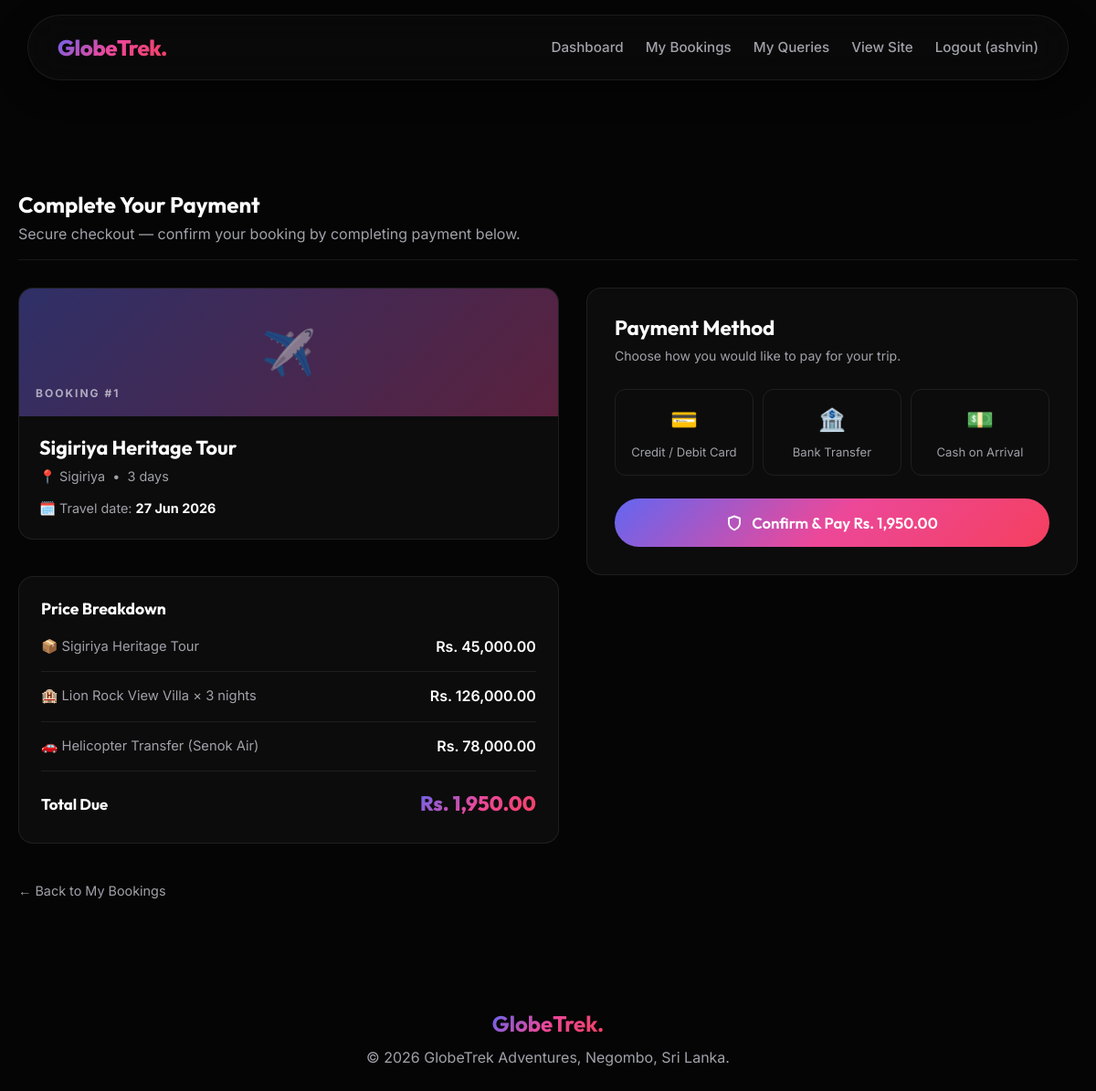
Page /cust_payment.php?booking_id=1 (signed in) on the committed database.
### tables this page shows
CREATE TABLE `bookings` (
  `booking_id` int(11) NOT NULL,
  `customer_id` int(11) NOT NULL,
  `package_id` int(11) NOT NULL,
  `accommodation_id` int(11) DEFAULT NULL,
  `transport_id` int(11) DEFAULT NULL,
  `travel_date` date NOT NULL,
  `customization_notes` text DEFAULT NULL,
  `status` enum('pending','confirmed','cancelled') DEFAULT 'pending',
  `total_price` decimal(10,2) NOT NULL,
  `booking_date` timestamp NOT NULL DEFAULT current_timestamp()
);

CREATE TABLE `packages` (
  `package_id` int(11) NOT NULL,
  `title` varchar(150) NOT NULL,
  `destination_id` int(11) NOT NULL,
  `description` text DEFAULT NULL,
  `price` decimal(10,2) NOT NULL,
  `duration_days` int(11) NOT NULL,
  `image` varchar(255) DEFAULT NULL,
  `created_by` int(11) DEFAULT NULL,
  `created_at` timestamp NOT NULL DEFAULT current_timestamp()
);

CREATE TABLE `destinations` (
  `destination_id` int(11) NOT NULL,
  `name` varchar(100) NOT NULL,
  `description` text DEFAULT NULL,
  `image` varchar(255) DEFAULT NULL,
  `created_by` int(11) DEFAULT NULL
);

CREATE TABLE `accommodations` (
  `accommodation_id` int(11) NOT NULL,
  `name` varchar(150) NOT NULL,
  `location` varchar(100) DEFAULT NULL,
  `price_per_night` decimal(10,2) NOT NULL,
  `type` varchar(50) DEFAULT NULL,
  `image` varchar(255) DEFAULT NULL,
  `created_by` int(11) DEFAULT NULL
);

CREATE TABLE `transport` (
  `transport_id` int(11) NOT NULL,
  `type` varchar(50) NOT NULL,
  `provider` varchar(100) DEFAULT NULL,
  `price` decimal(10,2) NOT NULL,
  `created_by` int(11) DEFAULT NULL
);

### cust_payment.php (the view, shortened to what this page needs)
<?php
require 'db.php';
require 'header.php';
$booking_id = isset($_GET['booking_id']) ? (int)$_GET['booking_id'] : 0;
$stmt = $pdo->prepare("
    SELECT b.*,
           p.title AS package_title, p.price AS package_price, p.duration_days, p.image AS package_image,
           d.name AS destination_name,
           a.name AS acc_name, a.type AS acc_type, a.price_per_night,
           t.type AS trans_type, t.provider AS trans_provider, t.price AS trans_price
    FROM bookings b
    JOIN packages p ON b.package_id = p.package_id
    JOIN destinations d ON p.destination_id = d.destination_id
    LEFT JOIN accommodations a ON b.accommodation_id = a.accommodation_id
    LEFT JOIN transport t ON b.transport_id = t.transport_id
    WHERE b.booking_id = ? AND b.customer_id = ?
");
$stmt->execute([$booking_id, $_SESSION['user_id']]);
$booking = $stmt->fetch(PDO::FETCH_ASSOC);
$payCheck = $pdo->prepare("SELECT * FROM payments WHERE booking_id = ? AND payment_status = 'completed'");
$payCheck->execute([$booking_id]);
$existingPayment = $payCheck->fetch(PDO::FETCH_ASSOC);
$packagePrice = (float)$booking['package_price'];
$accTotal     = $booking['price_per_night'] ? (float)$booking['price_per_night'] * (int)$booking['duration_days'] : 0;
$transTotal   = $booking['trans_price'] ? (float)$booking['trans_price'] : 0;
?>
<div class="section-header" style="margin-top: 40px; margin-bottom: 30px;">
    <div>
        <h2>Complete Your Payment</h2>
        <p style="color: var(--text-secondary); margin-top: 5px;">Secure checkout &mdash; confirm your booking by completing payment below.</p>
    </div>
</div>
<?php if ($existingPayment): ?>
    <div class="contact-message success" style="margin-bottom: 30px; font-size: 1rem; padding: 18px 20px;">
        ✅ This booking has already been paid. Your booking is confirmed!
        &nbsp;<a href="cust_bookings.php" style="font-weight: 700; color: #22c55e;">View My Bookings &rarr;</a>
    </div>
<?php else: ?>
<div style="display: grid; grid-template-columns: 1.1fr 1fr; gap: 30px; margin-bottom: 60px; align-items: start;">
    <div style="display: flex; flex-direction: column; gap: 20px;">
        <div class="card" style="padding: 0; overflow: hidden;">
            <div style="width:100%; height:140px; background: linear-gradient(135deg, rgba(99,102,241,0.4), rgba(236,72,153,0.35)); display:flex; align-items:center; justify-content:center; position:relative;">
                <span style="font-size: 3rem; opacity: 0.5;">✈️</span>
                <div style="position:absolute; bottom:14px; left:18px;">
                    <span style="font-size: 0.75rem; text-transform: uppercase; letter-spacing: 2px; color: rgba(255,255,255,0.6); font-weight: 700;">Booking #<?= $booking_id ?></span>
                </div>
            </div>
            <div style="padding: 22px;">
                <h3 style="font-size: 1.35rem; margin-bottom: 6px;"><?= htmlspecialchars($booking['package_title']) ?></h3>
                <p style="color: var(--text-secondary); font-size: 0.9rem; margin-bottom: 12px;">
                    📍 <?= htmlspecialchars($booking['destination_name']) ?> &nbsp;&bull;&nbsp; <?= (int)$booking['duration_days'] ?> days
                </p>
                <p style="font-size: 0.9rem; color: var(--text-secondary);">
                    🗓️ Travel date: <strong style="color: var(--text-primary);"><?= date('d M Y', strtotime($booking['travel_date'])) ?></strong>
                </p>
            </div>
        </div>
        <div class="card" style="padding: 24px;">
            <h4 style="font-family: var(--font-heading); font-size: 1.1rem; margin-bottom: 18px; color: var(--text-primary);">Price Breakdown</h4>
            <div style="display: flex; flex-direction: column; gap: 14px;">
                <div style="display: flex; justify-content: space-between; align-items: center; padding-bottom: 14px; border-bottom: 1px solid var(--glass-border);">
                    <span style="color: var(--text-secondary); font-size: 0.92rem;">📦 <?= htmlspecialchars($booking['package_title']) ?></span>
                    <span style="font-weight: 600;">Rs. <?= number_format($packagePrice, 2) ?></span>
                </div>
                <?php if ($accTotal > 0): ?>
                <div style="display: flex; justify-content: space-between; align-items: center; padding-bottom: 14px; border-bottom: 1px solid var(--glass-border);">
                    <span style="color: var(--text-secondary); font-size: 0.92rem;">
                        🏨 <?= htmlspecialchars($booking['acc_name']) ?> &times; <?= (int)$booking['duration_days'] ?> nights
                    </span>
                    <span style="font-weight: 600;">Rs. <?= number_format($accTotal, 2) ?></span>
                </div>
                <?php endif; ?>
                <?php if ($transTotal > 0): ?>
                <div style="display: flex; justify-content: space-between; align-items: center; padding-bottom: 14px; border-bottom: 1px solid var(--glass-border);">
                    <span style="color: var(--text-secondary); font-size: 0.92rem;">
                        🚗 <?= htmlspecialchars($booking['trans_type']) ?> (<?= htmlspecialchars($booking['trans_provider']) ?>)
                    </span>
                    <span style="font-weight: 600;">Rs. <?= number_format($transTotal, 2) ?></span>
                </div>
                <?php endif; ?>
                <div style="display: flex; justify-content: space-between; align-items: center; margin-top: 4px;">
                    <span style="font-family: var(--font-heading); font-weight: 700; font-size: 1.05rem;">Total Due</span>
                    <span style="font-family: var(--font-heading); font-weight: 800; font-size: 1.4rem; background: var(--accent-gradient); -webkit-background-clip: text; -webkit-text-fill-color: transparent; background-clip: text;">
                        Rs. <?= number_format((float)$booking['total_price'], 2) ?>
                    </span>
                </div>
            </div>
        </div>
        <a href="cust_bookings.php" style="font-size: 0.9rem; color: var(--text-secondary); display: inline-flex; align-items: center; gap: 6px;">
            &larr; Back to My Bookings
        </a>
    </div>
    <div class="card" style="padding: 30px; position: sticky; top: 130px;">
        <h3 style="font-family: var(--font-heading); font-size: 1.4rem; margin-bottom: 6px;">Payment Method</h3>
        <p style="color: var(--text-secondary); font-size: 0.88rem; margin-bottom: 24px;">Choose how you would like to pay for your trip.</p>
        <form id="paymentForm" method="POST" action="cust_payment.php?booking_id=<?= $booking_id ?>" style="display: flex; flex-direction: column; gap: 20px;">
            <div id="methodTabs" style="display: grid; grid-template-columns: repeat(3,1fr); gap: 10px;">
                <?php
                $methods = [
                    ['card', '💳', 'Credit / Debit Card'],
                    ['bank', '🏦', 'Bank Transfer'],
                    ['cash', '💵', 'Cash on Arrival'],
                ];
                foreach ($methods as [$val, $icon, $label]):
                ?>
                <label id="tab-<?= $val ?>" for="method-<?= $val ?>" style="cursor: pointer; display: flex; flex-direction: column; align-items: center; gap: 6px; padding: 14px 8px; border: 1px solid var(--glass-border); border-radius: 12px; transition: all 0.25s ease; font-size: 0.82rem; color: var(--text-secondary); text-align: center; user-select: none;">
                    <span style="font-size: 1.5rem;"><?= $icon ?></span>
                    <?= $label ?>
                </label>
                <?php endforeach; ?>
            </div>
            <button type="submit" class="btn" style="width: 100%; padding: 1rem; font-size: 1.05rem; justify-content: center; gap: 10px; margin-top: 5px;">
                <svg xmlns="http://www.w3.org/2000/svg" width="18" height="18" viewBox="0 0 24 24" fill="none" stroke="currentColor" stroke-width="2.5" stroke-linecap="round" stroke-linejoin="round"><path d="M12 22s8-4 8-10V5l-8-3-8 3v7c0 6 8 10 8 10z"/></svg>
                Confirm &amp; Pay Rs. <?= number_format((float)$booking['total_price'], 2) ?>
            </button>
        </form>
    </div>
</div>
<?php endif; ?>
<?php require 'footer.php'; ?>

### css/style.css (style rules this page uses)
:root { --bg-primary: #050505; --bg-secondary: #0a0a0a; --text-primary: #ffffff; --text-secondary: #a1a1aa; --accent-gradient: linear-gradient(135deg, #6366f1, #ec4899, #f43f5e); --accent-solid: #ec4899; --glass-bg: rgba(255, 255, 255, 0.03); --glass-border: rgba(255, 255, 255, 0.08); --glass-hover: rgba(255, 255, 255, 0.08); --font-heading: 'Outfit', sans-serif; --font-body: 'Inter', sans-serif; --transition-smooth: all 0.4s cubic-bezier(0.16, 1, 0.3, 1); --transition-bounce: all 0.5s cubic-bezier(0.34, 1.56, 0.64, 1); }
* { margin: 0; padding: 0; box-sizing: border-box; }
html { scroll-behavior: smooth; background-color: var(--bg-primary); scroll-padding-top: 120px; }
body { font-family: var(--font-body); color: var(--text-primary); line-height: 1.6; overflow-x: hidden; -webkit-font-smoothing: antialiased; padding-top: 100px; }
a { text-decoration: none; color: inherit; transition: var(--transition-smooth); }
h1, h2, h3, h4, h5, h6 { font-family: var(--font-heading); line-height: 1.2; }
button, .btn { display: inline-flex; align-items: center; justify-content: center; padding: 0.75rem 1.5rem; border-radius: 100px; font-family: var(--font-heading); font-weight: 600; font-size: 1rem; cursor: pointer; border: none; transition: var(--transition-bounce); background: var(--accent-gradient); color: white; margin-top: 10px; }
.card { background: var(--glass-bg); border: 1px solid var(--glass-border); border-radius: 16px; margin-bottom: 20px; overflow: hidden; display: flex; flex-direction: column; transition: var(--transition-smooth); }
.card h3 { font-size: 1.3rem; margin-bottom: 5px; }
.section-header { display: flex; justify-content: space-between; align-items: flex-end; border-bottom: 1px solid var(--glass-border); padding-bottom: 15px; }

### rows in the picture
bookings: package.title "Sigiriya Heritage Tour", destinations.name "Sigiriya", package.duration_days "3", travel_date "27 Jun 2026", package.price "45,000.00", accommodation.name "Lion Rock View Villa", accommodation.duration_days "126,000.00", transport.type "Helicopter Transfer", transport.provider "Senok Air", transport.price "78,000.00", total_price "1,950.00"

### other values in the picture
$name "ashvin"
$booking_id "1"
$icon "💳"
$label "Credit / Debit Card"
$icon "🏦"
$label "Bank Transfer"
$icon "💵"
$label "Cash on Arrival"
